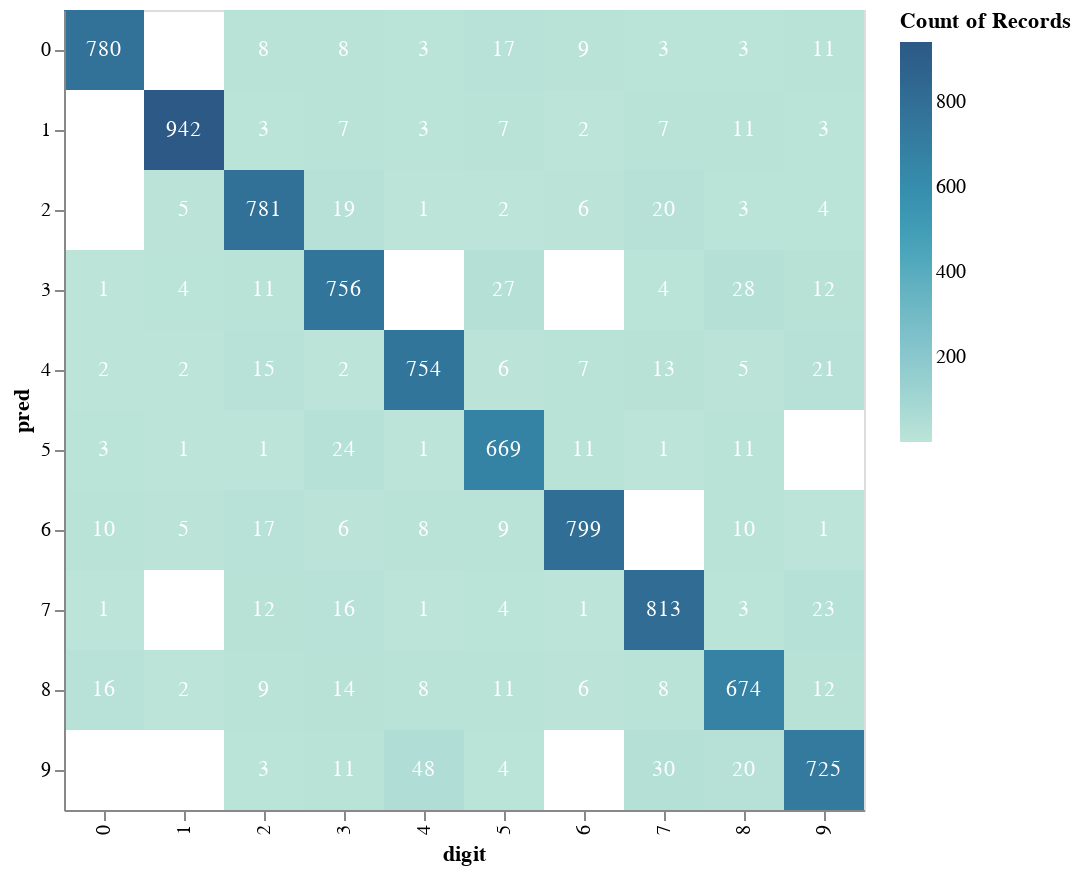

Source (notebook cell):
### Markdown cell above
* Specify that the color on the rectangle chart should correspond to `"count()"`, and use one of the [color schemes](https://vega.github.io/vega/docs/schemes/) that seems appropriate, as in `color=alt.Color("count()", scale=alt.Scale(scheme="???"))`.  (Don't use a categorical scheme and don't use a cyclical scheme.  Try to find a scheme where the differences among the smaller numbers are visible.)
* You can also add `reverse=True` inside `alt.Scale` if you want the colors to go in the opposite order.  Feel free to change the text color from white if it makes it easier to see.
* Change the text on the text chart from `"pred"` to `"count()"`.

### Code cell
import altair as alt
alt.data_transformers.enable('default', max_rows=15000)

c = alt.Chart(df).mark_rect().encode(
    x="digit:N",
    y="pred:N",
    color=alt.Color("count()", scale=alt.Scale(scheme="tealblues"))
)

c_text = alt.Chart(df).mark_text(color="white").encode(
    x="digit:N",
    y="pred:N",
    text="count()"
)

(c+c_text).properties(
    height=400,
    width=400,
   
)

### Figure 1 — Vega-Lite specification as saved in the notebook (floating-point values rounded to 4 significant figures; data arrays with more than 128 entries replaced by an {"elided": "..."} marker saying what was removed)
{"config": {"view": {"continuousWidth": 400, "continuousHeight": 300}}, "layer": [{"mark": "rect", "encoding": {"color": {"aggregate": "count", "scale": {"scheme": "tealblues"}, "type": "quantitative"}, "x": {"field": "digit", "type": "nominal"}, "y": {"field": "pred", "type": "nominal"}}}, {"mark": {"type": "text", "color": "white"}, "encoding": {"text": {"aggregate": "count", "type": "quantitative"}, "x": {"field": "digit", "type": "nominal"}, "y": {"field": "pred", "type": "nominal"}}}], "data": {"name": "data-647605f83862fa4d28e2eac9eeac295a"}, "height": 400, "width": 400, "$schema": "https://vega.github.io/schema/vega-lite/v4.17.0.json", "datasets": {"data-647605f83862fa4d28e2eac9eeac295a": {"elided": "8400 records"}}}
